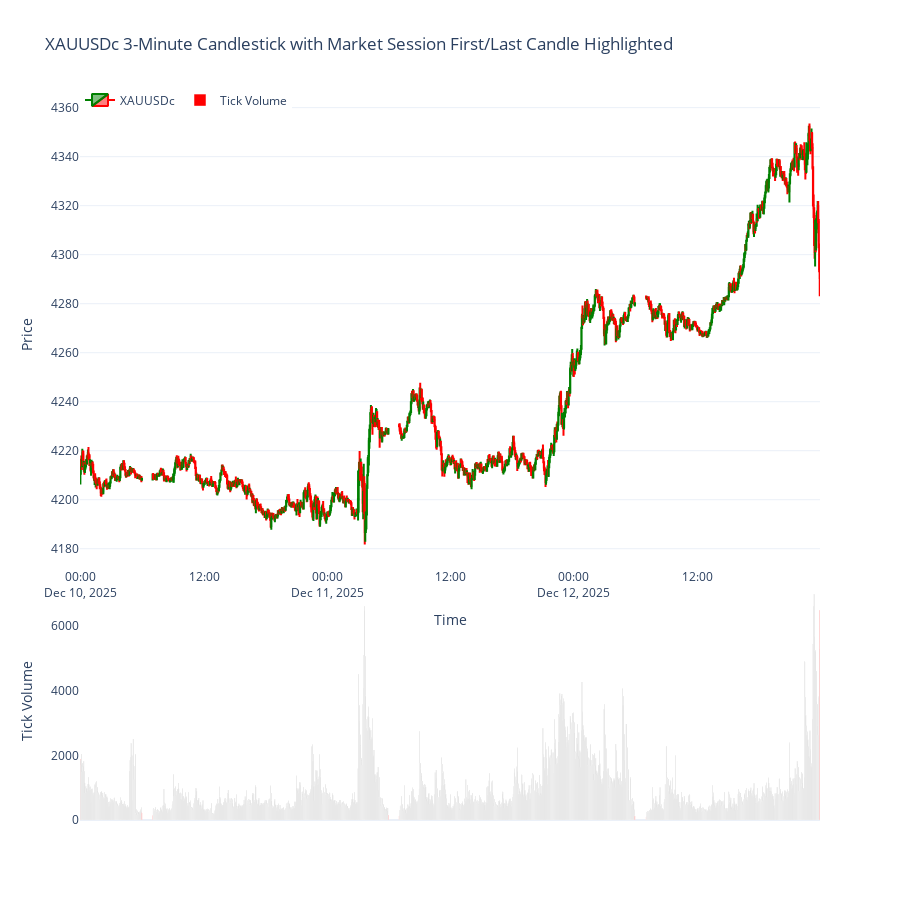

Source (notebook cell):
### Code cell
import MetaTrader5 as mt5
import pandas as pd
import plotly.graph_objects as go
from datetime import datetime, timedelta, time
import pytz

# -------------------------
# 1. Initialize MT5
# -------------------------
if not mt5.initialize():
    print("MT5 initialization failed")
    mt5.shutdown()

# -------------------------
# 2. Fetch 3-minute data
# -------------------------
symbol = "XAUUSDc"
timeframe = mt5.TIMEFRAME_M3
n_bars = 1500
utc_from = datetime.now() - timedelta(days=1)

rates = mt5.copy_rates_from(symbol, timeframe, utc_from, n_bars)
mt5.shutdown()

# -------------------------
# 3. Convert to DataFrame
# -------------------------
df = pd.DataFrame(rates)
df['time'] = pd.to_datetime(df['time'], unit='s')
df['time'] = df['time'].dt.tz_localize('UTC').dt.tz_convert('Asia/Manila')
df.set_index('time', inplace=True)

# -------------------------
# 4. Remove weekends
# -------------------------
df = df[df.index.dayofweek < 5]

# -------------------------
# 5. Assign session key based on market open (06:00) to market close (next day 05:00)
# -------------------------
market_open = time(6, 0)
market_close = time(5, 0)

def get_session(dt):
    if dt.time() >= market_open:
        return dt.date()
    else:
        # belongs to previous day's session
        return (dt - pd.Timedelta(days=1)).date()

df['session'] = df.index.map(get_session)

# -------------------------
# 6. Identify first and last candle of each session
# -------------------------
first_candle_idx = df.groupby('session').head(1).index
last_candle_idx = df.groupby('session').tail(1).index

# -------------------------
# 7. Plot 2-Pane Chart
# -------------------------
fig = go.Figure()

# Candlestick
fig.add_trace(go.Candlestick(
    x=df.index,
    open=df['open'],
    high=df['high'],
    low=df['low'],
    close=df['close'],
    name='XAUUSDc',
    increasing_line_color='green',
    decreasing_line_color='red'
))

# Tick Volume with highlighted first/last bars
colors = ['red' if idx in first_candle_idx or idx in last_candle_idx else 'gray' for idx in df.index]
fig.add_trace(go.Bar(
    x=df.index,
    y=df['tick_volume'],
    name='Tick Volume',
    marker_color=colors,
    yaxis='y2'
))

# Layout
fig.update_layout(
    template='plotly_white',
    title='XAUUSDc 3-Minute Candlestick with Market Session First/Last Candle Highlighted',
    xaxis=dict(title='Time', rangeslider=dict(visible=False)),
    yaxis=dict(title='Price', domain=[0.35, 1]),
    yaxis2=dict(title='Tick Volume', domain=[0.0, 0.33], showgrid=False),
    legend=dict(orientation='h', y=1.02, x=0),
    height=900
)

fig.show()

### Figure 1 — Plotly figure (JSON) as saved in the notebook; plotly's stock layout.template omitted (floating-point values rounded to 4 significant figures; data arrays with more than 128 entries replaced by an {"elided": "..."} marker saying what was removed)
{"data": [{"close": {"elided": "1380 float values"}, "decreasing": {"line": {"color": "red"}}, "high": {"elided": "1380 float values"}, "increasing": {"line": {"color": "green"}}, "low": {"elided": "1380 float values"}, "name": "XAUUSDc", "open": {"elided": "1380 float values"}, "type": "candlestick", "x": {"elided": "1380 str values"}}, {"marker": {"color": {"elided": "1380 str values"}}, "name": "Tick Volume", "type": "bar", "x": {"elided": "1380 str values"}, "y": {"elided": "1380 int values"}, "yaxis": "y2"}], "layout": {"height": 900, "legend": {"orientation": "h", "x": 0, "y": 1.02}, "title": {"text": "XAUUSDc 3-Minute Candlestick with Market Session First/Last Candle Highlighted"}, "xaxis": {"rangeslider": {"visible": false}, "title": {"text": "Time"}}, "yaxis": {"domain": [0.35, 1], "title": {"text": "Price"}}, "yaxis2": {"domain": [0, 0.33], "showgrid": false, "title": {"text": "Tick Volume"}}}}
